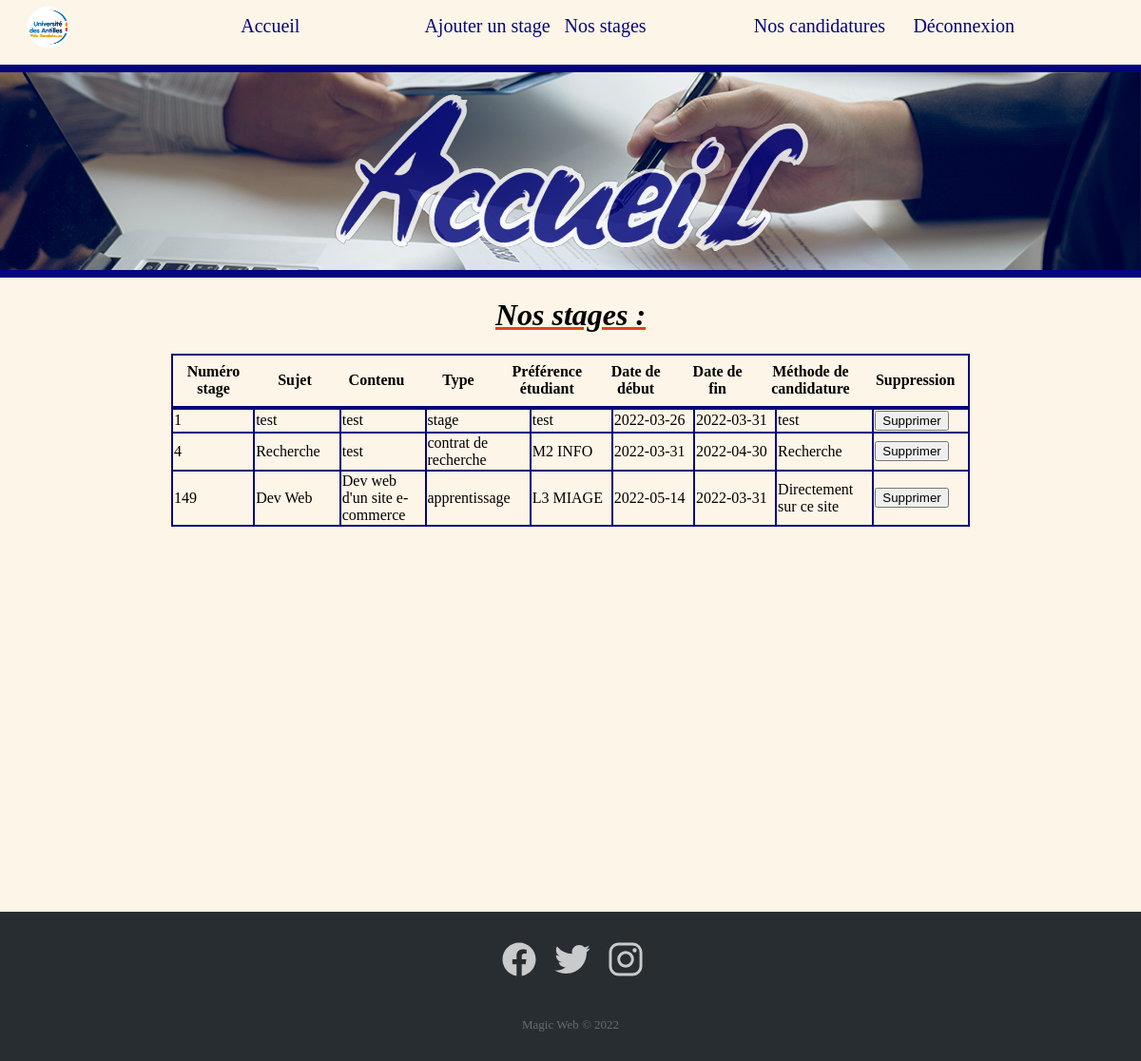
Screenshot of /candidature_entreprise.php (signed in) with the database file from the repository.
### tables this page shows
CREATE TABLE `stage` (
  `id_stage` int(11) NOT NULL,
  `sujet` varchar(100) NOT NULL,
  `contenu` text NOT NULL,
  `pref_etu` varchar(50) DEFAULT NULL,
  `date_debut` date DEFAULT NULL,
  `date_fin` date DEFAULT NULL,
  `date_supp` date DEFAULT NULL,
  `methode_cand` text,
  `type` varchar(100) DEFAULT NULL,
  `id_contact` int(11) NOT NULL
);

### candidature_entreprise.php (the view, shortened to what this page needs)
<?php
	$servername = "localhost";
	$username = "root";
	$password = "root";
	$dbname = "gestion_stage";
	$conn = new mysqli($servername, $username, $password,$dbname);
?>
<!DOCTYPE html>
<html>
	<head>
	<?php
		 echo '<link rel="stylesheet" href="site.css">';
	?>
	</head>
	<body>
		<header>
			<ul>
				<li><a href="index.php"><img id="univ" src= "univ.png"></a></li>
				<li><a id="nav" href="accueil_entreprise.php">Accueil </a></li>
				<li><a id="nav" href="ajout_stage.html">Ajouter un stage</a></li>
				<li><a id="nav" href="candidature_entreprise.php">Nos stages</a></li>
				<li><a id="nav" href="affichage_candidature.php">Nos candidatures</a></li>
			  	<li><a id="nav" href="deconnexion.php">Déconnexion</a></li>
			</ul>
		</header>
		<div id="layout">
		    <div id="block">
		      <img id="img" src='images/Stage-Water-Logo.png' alt=''>
		    </div>
		</div>
	    <h1>Nos stages :</h1>
		<div>
			<table align="center">
					<thead>
						<tr>
							<th>Numéro stage</th>
							<th>Sujet</th>
							<th>Contenu</th>
							<th>Type</th>
							<th>Préférence étudiant</th>
							<th>Date de début</th>
							<th>Date de fin</th>
							<th>Méthode de candidature</th>
							<th> Suppression </th>
						</tr>
					</thead>
					<tbody>
							   <?php
								$req= "SELECT * from stage WHERE id_contact ='".$_SESSION["id_contact"]."'";
								$result = $conn->query($req);
								while($row = $result->fetch_assoc()){
									?>
									<tr>
									<td><?php echo $row['id_stage']?></td>
									<td><?php echo utf8_encode($row['sujet'])?></td>
									<td><?php echo utf8_encode($row['contenu'])?></td>
									<td><?php echo utf8_encode($row['type'])?></td>
									<td><?php echo utf8_encode($row['pref_etu'])?></td>
									<td><?php echo $row['date_debut']?></td>
									<td><?php echo $row['date_fin']?></td>
									<td><?php echo utf8_encode($row['methode_cand'])?></td>
									<td><form action="supprimer_annonce.php" method="POST">
										<input  type="submit" value="Supprimer" name="supprimer" />
										</form></td>
									</tr>
									 <?php
								}
							?>
					</tbody>
			</table>
		</div>
	<div class="footer-dark">
        <footer>
            <div class="container">
                <div class="row">
                    <div class="col item social">
                    	<a href="https://www.facebook.com/univ.antilles/"><i class="icon ion-social-facebook" data-icon="ion:logo-facebook"></i></a>
                    	<a href="https://twitter.com/univantilles/"><i class="icon ion-social-twitter"></i></a>
                    	<a href="https://www.instagram.com/univantilles/"><i class="icon ion-social-instagram"></i></a>
                    </div>
                </div>
                <p class="copyright">Magic Web © 2022</p>
            </div>
        </footer>
    </div>
</body>
</html>

### site.css (style rules this page uses)
html { height : auto; width : auto; margin : 0; padding : 0; }
#univ { width: 46px; height: 45px; border-radius: 50%; overflow: hidden; margin-top: -6px; }
ul { background : #fdf5e7; margin : 0; padding : 0; list-style-type: none; overflow: hidden; border-bottom: 8px solid; border-bottom-color: #05057c; font-size: 20px; }
li { display : inline-block; }
li a { display: inline-block; color: #05057c; text-align: center; padding: 12px 28px; text-decoration: none; }
#nav { left : 100%; float: left; position: relative; justify-content : space-between; }
#nav:after { content: ""; position: absolute; width: 0%; height: 1px; display: block; transition: all 0.3s ease; bottom: 25%; }
#layout { background-image: url("images/emploi.png"); height : 100%; width: 100%; border-bottom: 8px solid; border-bottom-color: #05057c; }
#block { margin: 0 auto; opacity: 0.8; }
#img { position : relative; display: block; margin: 0px auto; padding : 20px; height: 75%; }
body h1 { text-align : center; text-decoration : underline; text-decoration-color: #e4421a; }
body { margin :0; padding : 0; background : #fdf5e7; }
table { height: 100%; width: 70%; color : black; padding-left : 10%; border-collapse: collapse; border-color: #05057c; }
div { padding-top : 0,1%; }
tr { padding:25%; border: 2px solid; border-color : #05057c; }
td { border: 2px solid; border-color :#05057c; color : black; width : 8%; }
tbody { display : block; height: 490px; overflow-y : auto; }
thead, tbody { display : block; }
th { padding : 1%; width: 7%; }
h1 { font-style : italic; }
.footer-dark { padding:30px 0; color:#f0f9ff; background-color:#282d32; margin-top : 40px; }
.footer-dark .item.social { text-align:center; }
.footer-dark .item.social > a { font-size:20px; width:36px; height:36px; line-height:36px; display:inline-block; text-align:center; margin:0 8px; color:#fff; opacity:0.75; }
.footer-dark .copyright { text-align:center; padding-top:24px; opacity:0.3; font-size:13px; margin-bottom:0; }

### rows the page displays
stage: id_stage "1", sujet "test", contenu "test", type "stage", pref_etu "test", date_debut "2022-03-26", date_fin "2022-03-31", methode_cand "test"
stage: id_stage "4", sujet "Recherche", contenu "test", type "contrat de recherche", pref_etu "M2 INFO", date_debut "2022-03-31", date_fin "2022-04-30", methode_cand "Recherche"
stage: id_stage "149", sujet "Dev Web", contenu "Dev web d'un site e-commerce", type "apprentissage", pref_etu "L3 MIAGE", date_debut "2022-05-14", date_fin "2022-03-31", methode_cand "Directement sur ce site"
